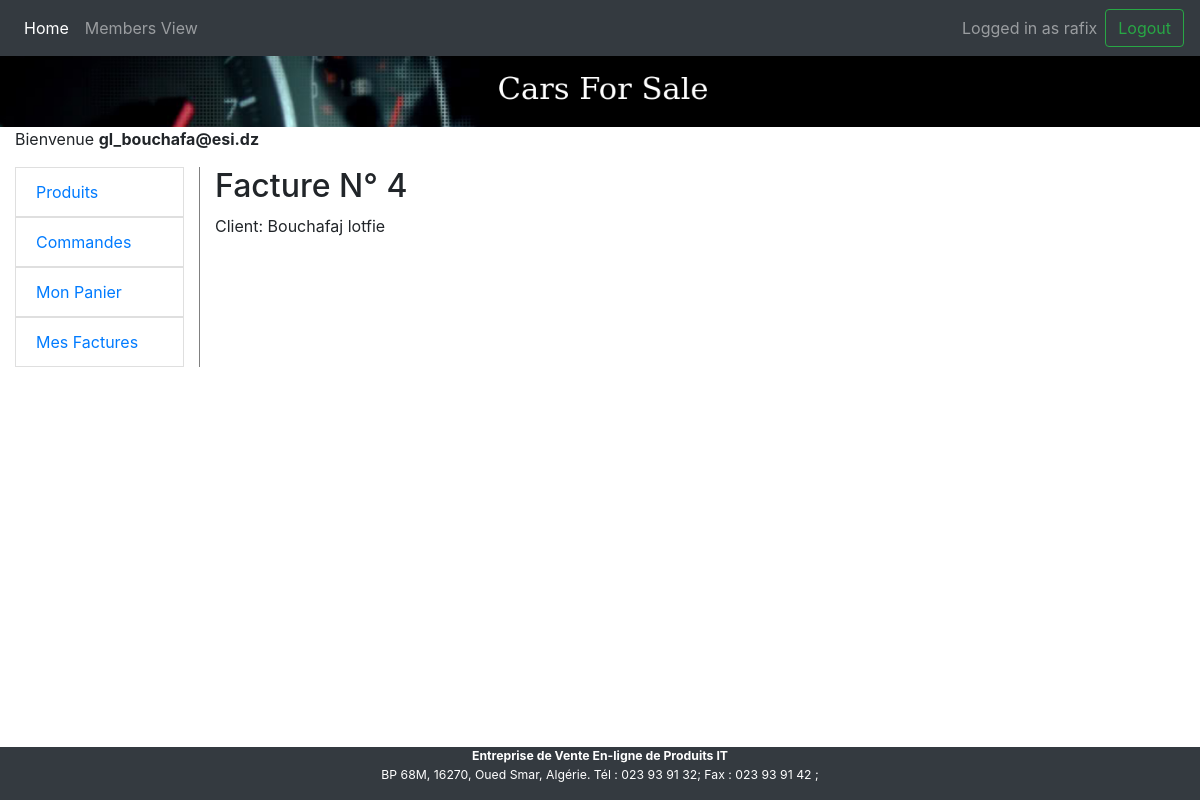
Screenshot of /bill/facture_detail/4/ (signed in) with the database file from the repository.
### bill/models.py (models this page shows, shortened)
class User(AbstractUser):
    email = models.EmailField(unique=True, null=False, blank=False)
    USER_TYPE_CHOICES = (
        (0, 'admin'),
        (1, 'client'),
        (2, 'fournisseur'),
    )
    user_type = models.PositiveSmallIntegerField(choices=USER_TYPE_CHOICES)
    USERNAME_FIELD = 'email'
    REQUIRED_FIELDS = ['user_type', 'username']

class Facture(models.Model):
    client = models.ForeignKey(Client, on_delete=models.CASCADE, related_name='factures')
    date = models.DateField(default=utils.timezone.now)
    commande = models.ForeignKey(Commande, on_delete=models.CASCADE, related_name='facture')

class Client(models.Model):
    user = models.OneToOneField(User, on_delete=models.CASCADE)
    SEXE = (
        ('M', 'Masculin'),
        ('F', 'Feminin')
    )
    nom = models.CharField(max_length = 50, null=True, blank=True)
    prenom = models.CharField(max_length = 50, null=True, blank=True)
    adresse = models.CharField(max_length = 50, null=True, blank=True)
    tel = models.CharField(max_length = 10, null=True, blank=True)
    sexe = models.CharField(max_length=1, choices = SEXE)
    def __str__(self):
        return self.nom + ' ' + self.prenom

### bill/views.py (the view)
# urls.py: re_path(r'^facture_detail/(?P<pk>\d+)/$', views.facture_detail_view, name='facture_detail'),
def facture_detail_view(request, pk):
    facture = get_object_or_404(Facture, id=pk)
    context={}
    context['facture'] = facture
    return render(request, 'bill/facture_detail.html', context)

### bill/templates/bill/facture_detail.html (shortened to what this page needs)
{% extends 'bill/base.html' %}
{% load bootstrap4 django_tables2 crispy_forms_tags %}
{% block content%}
  <h2>Facture N° {{ facture.id }}</h2>
  Client: {{ facture.client }}
{% endblock %}

### bill/templates/bill/base.html (shortened to what this page needs)
<!DOCTYPE HTML>
<html>
  <head>
    {% load bootstrap4 django_tables2 crispy_forms_tags %}
	{% bootstrap_css %}
  </head>
  <body>
  	<div class="container-fluid">
	{% block navbar %}
    	{% include  './navbar.html' %}
	{% endblock %}
	<br><br>
    <header class="row">
        	 <img src="/media/banniere.png" alt="banniere" width="100%" >
	</header>
	<div class="row">
    	<div class="col-lg-12">
        	<p>
            	Bienvenue <strong>{{ user }}</strong>
          	</p>
		</div>
    </div>
	<div class="row">
		<div id="sidebar-wrapper" class="col-lg-2">
			<div id="sidebar">
			{% block sidebar %}
				{% include  './navsidebar.html' %}
        	{% endblock %}
       		</div>
       	</div>
        <section class="col-lg-10 pull-right">
			{% block content %}
			{% endblock %}
        </section>
	</div>
    <br><br><br><br>
    <footer class="row"><small><small>
		<div class="fixed-bottom text-center text-white bg-dark col-lg-12">
          <address>
          	  	<strong>Entreprise de Vente En-ligne de Produits IT</strong><br>
				BP 68M, 16270, Oued Smar, Algérie. Tél : 023 93 91 32; Fax : 023 93 91 42 ;
          </address>
        </div>
	</small></small></footer>
	</div>
  </body>
</html>

### bill/templates/bill/navbar.html (shortened to what this page needs)
<nav class="navbar navbar-expand-md navbar-dark fixed-top bg-dark">
    <div class="collapse navbar-collapse" id="navbarsExampleDefault">
        <ul class="navbar-nav mr-auto">
            <li class="nav-item active">
                <a class="nav-link" href="#">Home</a>
            </li>
            <li class="nav-item">
                <a class="nav-link" href="#">Members View</a>
            </li>
        </ul>
        {% if user.is_authenticated %}
            <ul class="navbar-nav mr-right">
                <li class="nav-item">
                    <a class="nav-link"">Logged in as {{ user.username }}</a>
                </li>
                <form class="form-inline my-2 my-lg-0" action="/accounts/logout/" method="POST">
                    <button class="btn btn-outline-success my-2 my-sm-0" type="submit">Logout</button>
                </form>
            </ul>
        {% endif %}
    </div>
</nav>

### bill/templates/bill/base.html (style rules this page uses)
#sidebar-wrapper { border-right: 1px solid gray; }

### rows the page displays
User: username "rafix", email "gl_bouchafa@esi.dz"
Facture: id "4", client "Bouchafaj lotfie"
